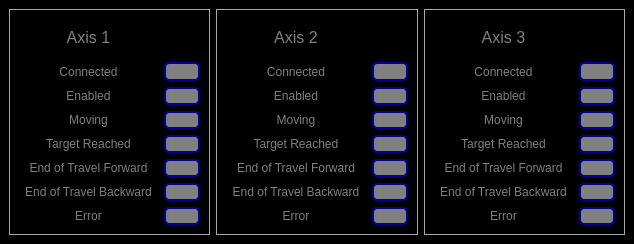
<?xml version="1.0" encoding="UTF-8"?>
<ui version="4.0">
 <class>MainWindow</class>
 <widget class="QMainWindow" name="MainWindow">
  <property name="geometry">
   <rect>
    <x>0</x>
    <y>0</y>
    <width>634</width>
    <height>244</height>
   </rect>
  </property>
  <property name="windowTitle">
   <string>Status Window</string>
  </property>
  <property name="windowIcon">
   <iconset resource="../../Resources/nSOTScannerResources.qrc">
    <normaloff>:/nSOTScanner/Pictures/jj_schema.svg</normaloff>:/nSOTScanner/Pictures/jj_schema.svg</iconset>
  </property>
  <widget class="QWidget" name="centralwidget">
   <property name="styleSheet">
    <string notr="true">#centralwidget
{
background-color: rgb(0, 0, 0);
}</string>
   </property>
   <layout class="QHBoxLayout" name="horizontalLayout">
    <item>
     <widget class="QFrame" name="frame">
      <property name="styleSheet">
       <string notr="true">#frame{
border:1px solid rgb(168,168,168)
}</string>
      </property>
      <property name="frameShape">
       <enum>QFrame::StyledPanel</enum>
      </property>
      <property name="frameShadow">
       <enum>QFrame::Raised</enum>
      </property>
      <layout class="QGridLayout" name="gridLayout" rowstretch="2,1,1,1,1,1,1,1">
       <item row="0" column="0">
        <widget class="QLabel" name="label">
         <property name="font">
          <font>
           <pointsize>12</pointsize>
          </font>
         </property>
         <property name="styleSheet">
          <string notr="true">color:gray</string>
         </property>
         <property name="text">
          <string>Axis 1</string>
         </property>
         <property name="alignment">
          <set>Qt::AlignCenter</set>
         </property>
        </widget>
       </item>
       <item row="1" column="0">
        <widget class="QLabel" name="label_2">
         <property name="styleSheet">
          <string notr="true">color:gray</string>
         </property>
         <property name="text">
          <string>Connected</string>
         </property>
         <property name="alignment">
          <set>Qt::AlignCenter</set>
         </property>
        </widget>
       </item>
       <item row="1" column="1">
        <widget class="QPushButton" name="pushButton_Connected_1">
         <property name="sizePolicy">
          <sizepolicy hsizetype="Fixed" vsizetype="Preferred">
           <horstretch>0</horstretch>
           <verstretch>0</verstretch>
          </sizepolicy>
         </property>
         <property name="styleSheet">
          <string notr="true">background:gray;
border: 2px solid rgb(0,0,150);
border-radius: 5px</string>
         </property>
         <property name="text">
          <string/>
         </property>
        </widget>
       </item>
       <item row="2" column="0">
        <widget class="QLabel" name="label_3">
         <property name="styleSheet">
          <string notr="true">color:gray</string>
         </property>
         <property name="text">
          <string>Enabled</string>
         </property>
         <property name="alignment">
          <set>Qt::AlignCenter</set>
         </property>
        </widget>
       </item>
       <item row="3" column="0">
        <widget class="QLabel" name="label_4">
         <property name="styleSheet">
          <string notr="true">color:gray</string>
         </property>
         <property name="text">
          <string>Moving</string>
         </property>
         <property name="alignment">
          <set>Qt::AlignCenter</set>
         </property>
        </widget>
       </item>
       <item row="4" column="0">
        <widget class="QLabel" name="label_5">
         <property name="styleSheet">
          <string notr="true">color:gray</string>
         </property>
         <property name="text">
          <string>Target Reached</string>
         </property>
         <property name="alignment">
          <set>Qt::AlignCenter</set>
         </property>
        </widget>
       </item>
       <item row="5" column="0">
        <widget class="QLabel" name="label_6">
         <property name="styleSheet">
          <string notr="true">color:gray</string>
         </property>
         <property name="text">
          <string>End of Travel Forward</string>
         </property>
         <property name="alignment">
          <set>Qt::AlignCenter</set>
         </property>
        </widget>
       </item>
       <item row="6" column="0">
        <widget class="QLabel" name="label_7">
         <property name="styleSheet">
          <string notr="true">color:gray</string>
         </property>
         <property name="text">
          <string>End of Travel Backward</string>
         </property>
         <property name="alignment">
          <set>Qt::AlignCenter</set>
         </property>
        </widget>
       </item>
       <item row="7" column="0">
        <widget class="QLabel" name="label_8">
         <property name="styleSheet">
          <string notr="true">color:gray</string>
         </property>
         <property name="text">
          <string>Error</string>
         </property>
         <property name="alignment">
          <set>Qt::AlignCenter</set>
         </property>
        </widget>
       </item>
       <item row="2" column="1">
        <widget class="QPushButton" name="pushButton__Enabled_1">
         <property name="sizePolicy">
          <sizepolicy hsizetype="Fixed" vsizetype="Fixed">
           <horstretch>0</horstretch>
           <verstretch>0</verstretch>
          </sizepolicy>
         </property>
         <property name="styleSheet">
          <string notr="true">background:gray;
border: 2px solid rgb(0,0,150);
border-radius: 5px</string>
         </property>
         <property name="text">
          <string/>
         </property>
        </widget>
       </item>
       <item row="3" column="1">
        <widget class="QPushButton" name="pushButton__Moving_1">
         <property name="sizePolicy">
          <sizepolicy hsizetype="Fixed" vsizetype="Fixed">
           <horstretch>0</horstretch>
           <verstretch>0</verstretch>
          </sizepolicy>
         </property>
         <property name="styleSheet">
          <string notr="true">background:gray;
border: 2px solid rgb(0,0,150);
border-radius: 5px</string>
         </property>
         <property name="text">
          <string/>
         </property>
        </widget>
       </item>
       <item row="4" column="1">
        <widget class="QPushButton" name="pushButton__TargetReached_1">
         <property name="sizePolicy">
          <sizepolicy hsizetype="Fixed" vsizetype="Fixed">
           <horstretch>0</horstretch>
           <verstretch>0</verstretch>
          </sizepolicy>
         </property>
         <property name="styleSheet">
          <string notr="true">background:gray;
border: 2px solid rgb(0,0,150);
border-radius: 5px</string>
         </property>
         <property name="text">
          <string/>
         </property>
        </widget>
       </item>
       <item row="5" column="1">
        <widget class="QPushButton" name="pushButton__EndofTravelForward_1">
         <property name="sizePolicy">
          <sizepolicy hsizetype="Fixed" vsizetype="Fixed">
           <horstretch>0</horstretch>
           <verstretch>0</verstretch>
          </sizepolicy>
         </property>
         <property name="styleSheet">
          <string notr="true">background:gray;
border: 2px solid rgb(0,0,150);
border-radius: 5px</string>
         </property>
         <property name="text">
          <string/>
         </property>
        </widget>
       </item>
       <item row="6" column="1">
        <widget class="QPushButton" name="pushButton__EndofTravelBackward_1">
         <property name="sizePolicy">
          <sizepolicy hsizetype="Fixed" vsizetype="Fixed">
           <horstretch>0</horstretch>
           <verstretch>0</verstretch>
          </sizepolicy>
         </property>
         <property name="styleSheet">
          <string notr="true">background:gray;
border: 2px solid rgb(0,0,150);
border-radius: 5px</string>
         </property>
         <property name="text">
          <string/>
         </property>
        </widget>
       </item>
       <item row="7" column="1">
        <widget class="QPushButton" name="pushButton__Error_1">
         <property name="sizePolicy">
          <sizepolicy hsizetype="Fixed" vsizetype="Fixed">
           <horstretch>0</horstretch>
           <verstretch>0</verstretch>
          </sizepolicy>
         </property>
         <property name="styleSheet">
          <string notr="true">background:gray;
border: 2px solid rgb(0,0,150);
border-radius: 5px</string>
         </property>
         <property name="text">
          <string/>
         </property>
        </widget>
       </item>
      </layout>
     </widget>
    </item>
    <item>
     <widget class="QFrame" name="frame_2">
      <property name="styleSheet">
       <string notr="true">#frame_2{
border:1px solid rgb(168,168,168)
}</string>
      </property>
      <property name="frameShape">
       <enum>QFrame::StyledPanel</enum>
      </property>
      <property name="frameShadow">
       <enum>QFrame::Raised</enum>
      </property>
      <layout class="QGridLayout" name="gridLayout_2" rowstretch="2,1,1,1,1,1,1,1">
       <item row="0" column="0">
        <widget class="QLabel" name="label_9">
         <property name="font">
          <font>
           <pointsize>12</pointsize>
          </font>
         </property>
         <property name="styleSheet">
          <string notr="true">color:gray</string>
         </property>
         <property name="text">
          <string>Axis 2</string>
         </property>
         <property name="alignment">
          <set>Qt::AlignCenter</set>
         </property>
        </widget>
       </item>
       <item row="1" column="0">
        <widget class="QLabel" name="label_10">
         <property name="styleSheet">
          <string notr="true">color:gray</string>
         </property>
         <property name="text">
          <string>Connected</string>
         </property>
         <property name="alignment">
          <set>Qt::AlignCenter</set>
         </property>
        </widget>
       </item>
       <item row="1" column="1">
        <widget class="QPushButton" name="pushButton_Connected_2">
         <property name="sizePolicy">
          <sizepolicy hsizetype="Fixed" vsizetype="Preferred">
           <horstretch>0</horstretch>
           <verstretch>0</verstretch>
          </sizepolicy>
         </property>
         <property name="styleSheet">
          <string notr="true">background:gray;
border: 2px solid rgb(0,0,150);
border-radius: 5px</string>
         </property>
         <property name="text">
          <string/>
         </property>
        </widget>
       </item>
       <item row="2" column="0">
        <widget class="QLabel" name="label_11">
         <property name="styleSheet">
          <string notr="true">color:gray</string>
         </property>
         <property name="text">
          <string>Enabled</string>
         </property>
         <property name="alignment">
          <set>Qt::AlignCenter</set>
         </property>
        </widget>
       </item>
       <item row="3" column="0">
        <widget class="QLabel" name="label_12">
         <property name="styleSheet">
          <string notr="true">color:gray</string>
         </property>
         <property name="text">
          <string>Moving</string>
         </property>
         <property name="alignment">
          <set>Qt::AlignCenter</set>
         </property>
        </widget>
       </item>
       <item row="4" column="0">
        <widget class="QLabel" name="label_13">
         <property name="styleSheet">
          <string notr="true">color:gray</string>
         </property>
         <property name="text">
          <string>Target Reached</string>
         </property>
         <property name="alignment">
          <set>Qt::AlignCenter</set>
         </property>
        </widget>
       </item>
       <item row="5" column="0">
        <widget class="QLabel" name="label_14">
         <property name="styleSheet">
          <string notr="true">color:gray</string>
         </property>
         <property name="text">
          <string>End of Travel Forward</string>
         </property>
         <property name="alignment">
          <set>Qt::AlignCenter</set>
         </property>
        </widget>
       </item>
       <item row="6" column="0">
        <widget class="QLabel" name="label_15">
         <property name="styleSheet">
          <string notr="true">color:gray</string>
         </property>
         <property name="text">
          <string>End of Travel Backward</string>
         </property>
         <property name="alignment">
          <set>Qt::AlignCenter</set>
         </property>
        </widget>
       </item>
       <item row="7" column="0">
        <widget class="QLabel" name="label_16">
         <property name="styleSheet">
          <string notr="true">color:gray</string>
         </property>
         <property name="text">
          <string>Error</string>
         </property>
         <property name="alignment">
          <set>Qt::AlignCenter</set>
         </property>
        </widget>
       </item>
       <item row="2" column="1">
        <widget class="QPushButton" name="pushButton__Enabled_2">
         <property name="sizePolicy">
          <sizepolicy hsizetype="Fixed" vsizetype="Fixed">
           <horstretch>0</horstretch>
           <verstretch>0</verstretch>
          </sizepolicy>
         </property>
         <property name="styleSheet">
          <string notr="true">background:gray;
border: 2px solid rgb(0,0,150);
border-radius: 5px</string>
         </property>
         <property name="text">
          <string/>
         </property>
        </widget>
       </item>
       <item row="3" column="1">
        <widget class="QPushButton" name="pushButton__Moving_2">
         <property name="sizePolicy">
          <sizepolicy hsizetype="Fixed" vsizetype="Fixed">
           <horstretch>0</horstretch>
           <verstretch>0</verstretch>
          </sizepolicy>
         </property>
         <property name="styleSheet">
          <string notr="true">background:gray;
border: 2px solid rgb(0,0,150);
border-radius: 5px</string>
         </property>
         <property name="text">
          <string/>
         </property>
        </widget>
       </item>
       <item row="4" column="1">
        <widget class="QPushButton" name="pushButton__TargetReached_2">
         <property name="sizePolicy">
          <sizepolicy hsizetype="Fixed" vsizetype="Fixed">
           <horstretch>0</horstretch>
           <verstretch>0</verstretch>
          </sizepolicy>
         </property>
         <property name="styleSheet">
          <string notr="true">background:gray;
border: 2px solid rgb(0,0,150);
border-radius: 5px</string>
         </property>
         <property name="text">
          <string/>
         </property>
        </widget>
       </item>
       <item row="5" column="1">
        <widget class="QPushButton" name="pushButton__EndofTravelForward_2">
         <property name="sizePolicy">
          <sizepolicy hsizetype="Fixed" vsizetype="Fixed">
           <horstretch>0</horstretch>
           <verstretch>0</verstretch>
          </sizepolicy>
         </property>
         <property name="styleSheet">
          <string notr="true">background:gray;
border: 2px solid rgb(0,0,150);
border-radius: 5px</string>
         </property>
         <property name="text">
          <string/>
         </property>
        </widget>
       </item>
       <item row="6" column="1">
        <widget class="QPushButton" name="pushButton__EndofTravelBackward_2">
         <property name="sizePolicy">
          <sizepolicy hsizetype="Fixed" vsizetype="Fixed">
           <horstretch>0</horstretch>
           <verstretch>0</verstretch>
          </sizepolicy>
         </property>
         <property name="styleSheet">
          <string notr="true">background:gray;
border: 2px solid rgb(0,0,150);
border-radius: 5px</string>
         </property>
         <property name="text">
          <string/>
         </property>
        </widget>
       </item>
       <item row="7" column="1">
        <widget class="QPushButton" name="pushButton__Error_2">
         <property name="sizePolicy">
          <sizepolicy hsizetype="Fixed" vsizetype="Fixed">
           <horstretch>0</horstretch>
           <verstretch>0</verstretch>
          </sizepolicy>
         </property>
         <property name="styleSheet">
          <string notr="true">background:gray;
border: 2px solid rgb(0,0,150);
border-radius: 5px</string>
         </property>
         <property name="text">
          <string/>
         </property>
        </widget>
       </item>
      </layout>
     </widget>
    </item>
    <item>
     <widget class="QFrame" name="frame_3">
      <property name="styleSheet">
       <string notr="true">#frame_3{
border:1px solid rgb(168,168,168)
}</string>
      </property>
      <property name="frameShape">
       <enum>QFrame::StyledPanel</enum>
      </property>
      <property name="frameShadow">
       <enum>QFrame::Raised</enum>
      </property>
      <layout class="QGridLayout" name="gridLayout_3" rowstretch="2,1,1,1,1,1,1,1">
       <item row="0" column="0">
        <widget class="QLabel" name="label_17">
         <property name="font">
          <font>
           <pointsize>12</pointsize>
          </font>
         </property>
         <property name="styleSheet">
          <string notr="true">color:gray</string>
         </property>
         <property name="text">
          <string>Axis 3</string>
         </property>
         <property name="alignment">
          <set>Qt::AlignCenter</set>
         </property>
        </widget>
       </item>
       <item row="1" column="0">
        <widget class="QLabel" name="label_18">
         <property name="styleSheet">
          <string notr="true">color:gray</string>
         </property>
         <property name="text">
          <string>Connected</string>
         </property>
         <property name="alignment">
          <set>Qt::AlignCenter</set>
         </property>
        </widget>
       </item>
       <item row="1" column="1">
        <widget class="QPushButton" name="pushButton_Connected_3">
         <property name="sizePolicy">
          <sizepolicy hsizetype="Fixed" vsizetype="Preferred">
           <horstretch>0</horstretch>
           <verstretch>0</verstretch>
          </sizepolicy>
         </property>
         <property name="styleSheet">
          <string notr="true">background:gray;
border: 2px solid rgb(0,0,150);
border-radius: 5px</string>
         </property>
         <property name="text">
          <string/>
         </property>
        </widget>
       </item>
       <item row="2" column="0">
        <widget class="QLabel" name="label_19">
         <property name="styleSheet">
          <string notr="true">color:gray</string>
         </property>
         <property name="text">
          <string>Enabled</string>
         </property>
         <property name="alignment">
          <set>Qt::AlignCenter</set>
         </property>
        </widget>
       </item>
       <item row="3" column="0">
        <widget class="QLabel" name="label_20">
         <property name="styleSheet">
          <string notr="true">color:gray</string>
         </property>
         <property name="text">
          <string>Moving</string>
         </property>
         <property name="alignment">
          <set>Qt::AlignCenter</set>
         </property>
        </widget>
       </item>
       <item row="4" column="0">
        <widget class="QLabel" name="label_21">
         <property name="styleSheet">
          <string notr="true">color:gray</string>
         </property>
         <property name="text">
          <string>Target Reached</string>
         </property>
         <property name="alignment">
          <set>Qt::AlignCenter</set>
         </property>
        </widget>
       </item>
       <item row="5" column="0">
        <widget class="QLabel" name="label_22">
         <property name="styleSheet">
          <string notr="true">color:gray</string>
         </property>
         <property name="text">
          <string>End of Travel Forward</string>
         </property>
         <property name="alignment">
          <set>Qt::AlignCenter</set>
         </property>
        </widget>
       </item>
       <item row="6" column="0">
        <widget class="QLabel" name="label_23">
         <property name="styleSheet">
          <string notr="true">color:gray</string>
         </property>
         <property name="text">
          <string>End of Travel Backward</string>
         </property>
         <property name="alignment">
          <set>Qt::AlignCenter</set>
         </property>
        </widget>
       </item>
       <item row="7" column="0">
        <widget class="QLabel" name="label_24">
         <property name="styleSheet">
          <string notr="true">color:gray</string>
         </property>
         <property name="text">
          <string>Error</string>
         </property>
         <property name="alignment">
          <set>Qt::AlignCenter</set>
         </property>
        </widget>
       </item>
       <item row="2" column="1">
        <widget class="QPushButton" name="pushButton__Enabled_3">
         <property name="sizePolicy">
          <sizepolicy hsizetype="Fixed" vsizetype="Fixed">
           <horstretch>0</horstretch>
           <verstretch>0</verstretch>
          </sizepolicy>
         </property>
         <property name="styleSheet">
          <string notr="true">background:gray;
border: 2px solid rgb(0,0,150);
border-radius: 5px</string>
         </property>
         <property name="text">
          <string/>
         </property>
        </widget>
       </item>
       <item row="3" column="1">
        <widget class="QPushButton" name="pushButton__Moving_3">
         <property name="sizePolicy">
          <sizepolicy hsizetype="Fixed" vsizetype="Fixed">
           <horstretch>0</horstretch>
           <verstretch>0</verstretch>
          </sizepolicy>
         </property>
         <property name="styleSheet">
          <string notr="true">background:gray;
border: 2px solid rgb(0,0,150);
border-radius: 5px</string>
         </property>
         <property name="text">
          <string/>
         </property>
        </widget>
       </item>
       <item row="4" column="1">
        <widget class="QPushButton" name="pushButton__TargetReached_3">
         <property name="sizePolicy">
          <sizepolicy hsizetype="Fixed" vsizetype="Fixed">
           <horstretch>0</horstretch>
           <verstretch>0</verstretch>
          </sizepolicy>
         </property>
         <property name="styleSheet">
          <string notr="true">background:gray;
border: 2px solid rgb(0,0,150);
border-radius: 5px</string>
         </property>
         <property name="text">
          <string/>
         </property>
        </widget>
       </item>
       <item row="5" column="1">
        <widget class="QPushButton" name="pushButton__EndofTravelForward_3">
         <property name="sizePolicy">
          <sizepolicy hsizetype="Fixed" vsizetype="Fixed">
           <horstretch>0</horstretch>
           <verstretch>0</verstretch>
          </sizepolicy>
         </property>
         <property name="styleSheet">
          <string notr="true">background:gray;
border: 2px solid rgb(0,0,150);
border-radius: 5px</string>
         </property>
         <property name="text">
          <string/>
         </property>
        </widget>
       </item>
       <item row="6" column="1">
        <widget class="QPushButton" name="pushButton__EndofTravelBackward_3">
         <property name="sizePolicy">
          <sizepolicy hsizetype="Fixed" vsizetype="Fixed">
           <horstretch>0</horstretch>
           <verstretch>0</verstretch>
          </sizepolicy>
         </property>
         <property name="styleSheet">
          <string notr="true">background:gray;
border: 2px solid rgb(0,0,150);
border-radius: 5px</string>
         </property>
         <property name="text">
          <string/>
         </property>
        </widget>
       </item>
       <item row="7" column="1">
        <widget class="QPushButton" name="pushButton__Error_3">
         <property name="sizePolicy">
          <sizepolicy hsizetype="Fixed" vsizetype="Fixed">
           <horstretch>0</horstretch>
           <verstretch>0</verstretch>
          </sizepolicy>
         </property>
         <property name="styleSheet">
          <string notr="true">background:gray;
border: 2px solid rgb(0,0,150);
border-radius: 5px</string>
         </property>
         <property name="text">
          <string/>
         </property>
        </widget>
       </item>
      </layout>
     </widget>
    </item>
   </layout>
  </widget>
 </widget>
 <resources>
  <include location="../../Resources/nSOTScannerResources.qrc"/>
 </resources>
 <connections/>
</ui>
